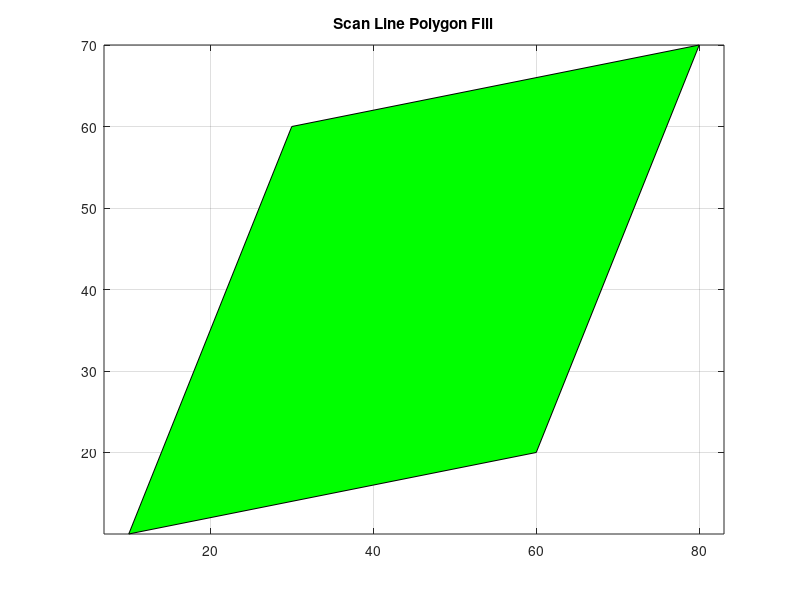

MATLAB code to generate this figure:

% Scan Line Polygon Fill Algorithm
clc; clear; close all;
x = [10 60 80 30];
y = [10 20 70 60];
fill(x,y,'g'); axis equal; grid on;
title('Scan Line Polygon Fill');
